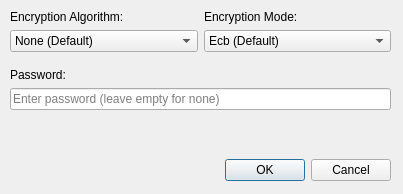
<?xml version="1.0" encoding="UTF-8"?>
<ui version="4.0">
 <class>EncodeOptionsDialog</class>
 <widget class="QDialog" name="EncodeOptionsDialog">
  <property name="geometry">
   <rect>
    <x>0</x>
    <y>0</y>
    <width>403</width>
    <height>194</height>
   </rect>
  </property>
  <property name="windowTitle">
   <string>Encoding options</string>
  </property>
  <widget class="QWidget" name="gridLayoutWidget">
   <property name="geometry">
    <rect>
     <x>10</x>
     <y>10</y>
     <width>381</width>
     <height>171</height>
    </rect>
   </property>
   <layout class="QGridLayout" name="gridLayout">
    <item row="9" column="0">
     <widget class="QLineEdit" name="Input_Password">
      <property name="echoMode">
       <enum>QLineEdit::Password</enum>
      </property>
      <property name="placeholderText">
       <string>Enter password (leave empty for none)</string>
      </property>
     </widget>
    </item>
    <item row="8" column="0">
     <widget class="QLabel" name="Input_Password_label">
      <property name="text">
       <string>Password:</string>
      </property>
     </widget>
    </item>
    <item row="10" column="0">
     <spacer name="verticalSpacer">
      <property name="orientation">
       <enum>Qt::Vertical</enum>
      </property>
      <property name="sizeHint" stdset="0">
       <size>
        <width>20</width>
        <height>40</height>
       </size>
      </property>
     </spacer>
    </item>
    <item row="6" column="0">
     <spacer name="verticalSpacer_3">
      <property name="orientation">
       <enum>Qt::Vertical</enum>
      </property>
      <property name="sizeType">
       <enum>QSizePolicy::Preferred</enum>
      </property>
      <property name="sizeHint" stdset="0">
       <size>
        <width>20</width>
        <height>10</height>
       </size>
      </property>
     </spacer>
    </item>
    <item row="1" column="0">
     <layout class="QGridLayout" name="gridLayout_2">
      <item row="0" column="0">
       <widget class="QLabel" name="EncryptionAlg_Label">
        <property name="text">
         <string>Encryption Algorithm:</string>
        </property>
       </widget>
      </item>
      <item row="1" column="0">
       <widget class="QComboBox" name="EncryptionAlg_Combobox">
        <property name="currentText">
         <string>None (Default)</string>
        </property>
        <item>
         <property name="text">
          <string>None (Default)</string>
         </property>
        </item>
        <item>
         <property name="text">
          <string>Twofish</string>
         </property>
        </item>
        <item>
         <property name="text">
          <string>RijnDael128</string>
         </property>
        </item>
        <item>
         <property name="text">
          <string>RijnDael192</string>
         </property>
        </item>
        <item>
         <property name="text">
          <string>RijnDael256</string>
         </property>
        </item>
        <item>
         <property name="text">
          <string>SaferPlus</string>
         </property>
        </item>
        <item>
         <property name="text">
          <string>RC2</string>
         </property>
        </item>
        <item>
         <property name="text">
          <string>XTea</string>
         </property>
        </item>
        <item>
         <property name="text">
          <string>Serpent</string>
         </property>
        </item>
        <item>
         <property name="text">
          <string>SaferSK64</string>
         </property>
        </item>
        <item>
         <property name="text">
          <string>SaferSK128</string>
         </property>
        </item>
        <item>
         <property name="text">
          <string>Cast256</string>
         </property>
        </item>
        <item>
         <property name="text">
          <string>Loki97</string>
         </property>
        </item>
        <item>
         <property name="text">
          <string>Gost</string>
         </property>
        </item>
        <item>
         <property name="text">
          <string>Threeway</string>
         </property>
        </item>
        <item>
         <property name="text">
          <string>Cast128</string>
         </property>
        </item>
        <item>
         <property name="text">
          <string>BlowFish</string>
         </property>
        </item>
        <item>
         <property name="text">
          <string>DES</string>
         </property>
        </item>
        <item>
         <property name="text">
          <string>TripleDES</string>
         </property>
        </item>
        <item>
         <property name="text">
          <string>Enigma</string>
         </property>
        </item>
        <item>
         <property name="text">
          <string>ArcFour</string>
         </property>
        </item>
        <item>
         <property name="text">
          <string>Panama</string>
         </property>
        </item>
        <item>
         <property name="text">
          <string>Wake</string>
         </property>
        </item>
       </widget>
      </item>
      <item row="0" column="1">
       <widget class="QLabel" name="EncryptionMode_label">
        <property name="text">
         <string>Encryption Mode:</string>
        </property>
       </widget>
      </item>
      <item row="1" column="1">
       <widget class="QComboBox" name="EncryptionModes_combobox">
        <item>
         <property name="text">
          <string>Ecb (Default)</string>
         </property>
        </item>
        <item>
         <property name="text">
          <string>Cbc</string>
         </property>
        </item>
        <item>
         <property name="text">
          <string>Ofb</string>
         </property>
        </item>
        <item>
         <property name="text">
          <string>Cfb</string>
         </property>
        </item>
        <item>
         <property name="text">
          <string>Nofb</string>
         </property>
        </item>
        <item>
         <property name="text">
          <string>Ncfb</string>
         </property>
        </item>
        <item>
         <property name="text">
          <string>Ctr</string>
         </property>
        </item>
        <item>
         <property name="text">
          <string>Stream</string>
         </property>
        </item>
       </widget>
      </item>
     </layout>
    </item>
    <item row="11" column="0">
     <widget class="QDialogButtonBox" name="OkCancel">
      <property name="orientation">
       <enum>Qt::Horizontal</enum>
      </property>
      <property name="standardButtons">
       <set>QDialogButtonBox::Cancel|QDialogButtonBox::Ok</set>
      </property>
     </widget>
    </item>
   </layout>
  </widget>
 </widget>
 <resources/>
 <connections>
  <connection>
   <sender>OkCancel</sender>
   <signal>accepted()</signal>
   <receiver>EncodeOptionsDialog</receiver>
   <slot>accept()</slot>
   <hints>
    <hint type="sourcelabel">
     <x>248</x>
     <y>254</y>
    </hint>
    <hint type="destinationlabel">
     <x>157</x>
     <y>274</y>
    </hint>
   </hints>
  </connection>
  <connection>
   <sender>OkCancel</sender>
   <signal>rejected()</signal>
   <receiver>EncodeOptionsDialog</receiver>
   <slot>reject()</slot>
   <hints>
    <hint type="sourcelabel">
     <x>316</x>
     <y>260</y>
    </hint>
    <hint type="destinationlabel">
     <x>286</x>
     <y>274</y>
    </hint>
   </hints>
  </connection>
 </connections>
</ui>
